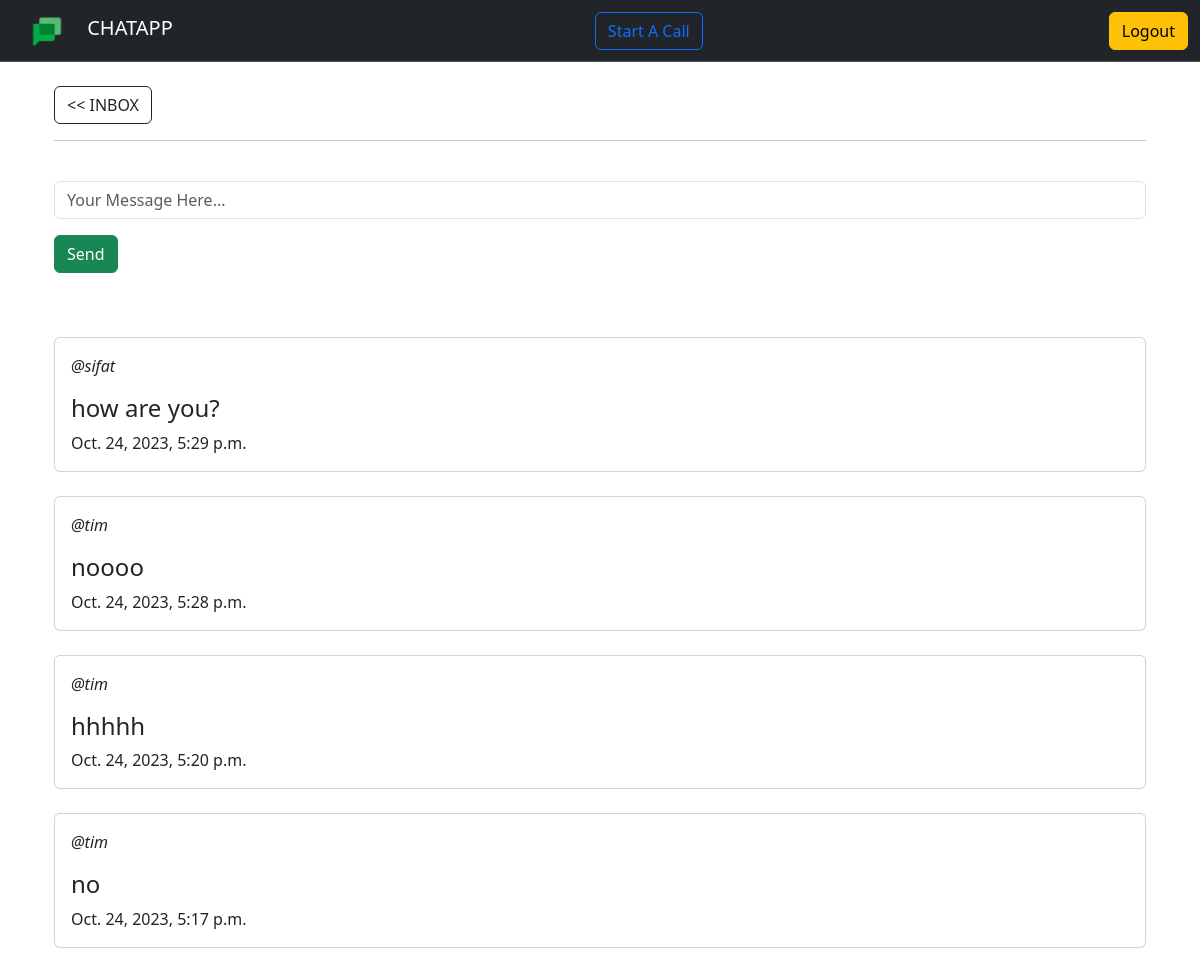
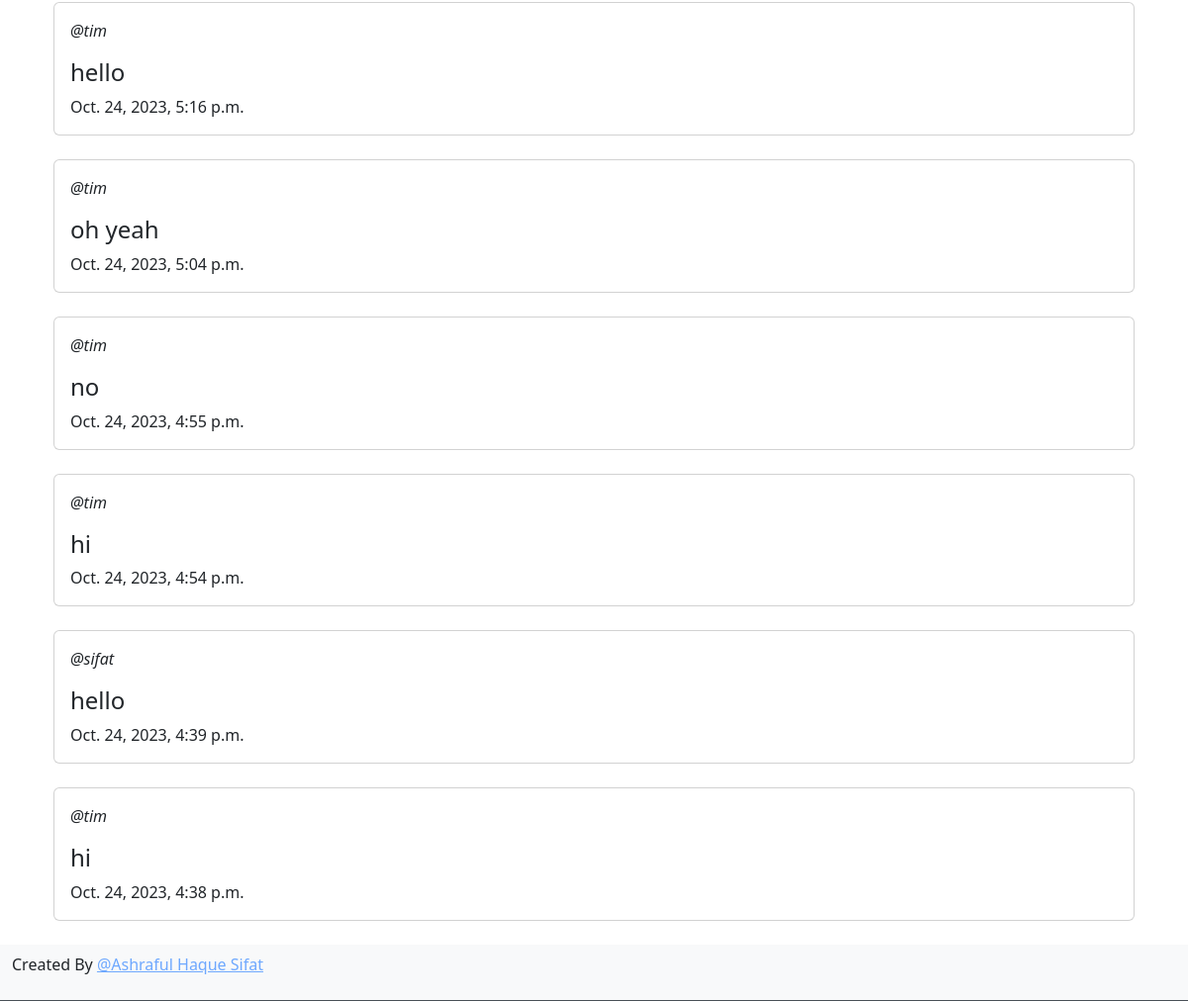
Page /chat/1/ (signed in) on the committed database (2 pictures, top to bottom).
### chat/models.py (models this page shows)
class Message(models.Model):
    user = models.ForeignKey(User, on_delete=models.CASCADE)
    chat = models.ForeignKey(Chat, on_delete=models.CASCADE)
    body = models.TextField()
    created = models.DateTimeField(auto_now_add=True)
    def __str__(self) -> str:
        return self.body
    class Meta:
        ordering = ["-created"]

### chat/views.py (the view)
# urls.py: path('chat/<int:pk>/', views.chat_view, name='chat'),
@login_required(login_url='home')
def chat_view(request, pk):
    chat = Chat.objects.get(id=pk)
    messages = Message.objects.filter(chat=chat)
    if request.method == "POST":
        body = request.POST['body']
        Message.objects.create(user=request.user, chat=chat, body=body)
    context = {
        'body_messages': messages,
    }
    return render(request, 'chat/chat.html', context)

### chat/templates/chat/chat.html (shortened to what this page needs)
{% extends 'chat/main.html' %}
{% block content %}
<div class="container">
    <div class="container">
        <br>
        <a href="/" class="btn btn-outline-dark"><< INBOX</a>
        <hr><br>
        <form method="POST">
            <div class="mb-3">
                <input type="text" placeholder="Your Message Here..." name="body" class="form-control" id="text" aria-describedby="text">
            </div>
            <button type="submit" class="btn btn-success">Send</button>
        </form>
    </div>
    <br>
    <div class="container">
        {% for body_message in body_messages %}
        <br>
        <div class="card">
            <div class="card-body">
                <p><i>@{{body_message.user.username}}</i></p>
                <h4>{{body_message}}</h4>
                <h10>{{body_message.created}}</h10>
            </div>
        </div>
        {% endfor %}
    </div>
</div>
{% endblock content %}

### rows in the picture
Message: user.username "sifat", body "how are you?", created "Oct. 24, 2023, 5:29 p.m."
Message: user.username "tim", body "noooo", created "Oct. 24, 2023, 5:28 p.m."
Message: user.username "tim", body "hhhhh", created "Oct. 24, 2023, 5:20 p.m."
Message: user.username "tim", body "no", created "Oct. 24, 2023, 5:17 p.m."
Message: user.username "tim", body "hello", created "Oct. 24, 2023, 5:16 p.m."
Message: user.username "tim", body "oh yeah", created "Oct. 24, 2023, 5:04 p.m."
Message: user.username "tim", body "no", created "Oct. 24, 2023, 4:55 p.m."
Message: user.username "tim", body "hi", created "Oct. 24, 2023, 4:54 p.m."
Message: user.username "sifat", body "hello", created "Oct. 24, 2023, 4:39 p.m."
Message: user.username "tim", body "hi", created "Oct. 24, 2023, 4:38 p.m."
